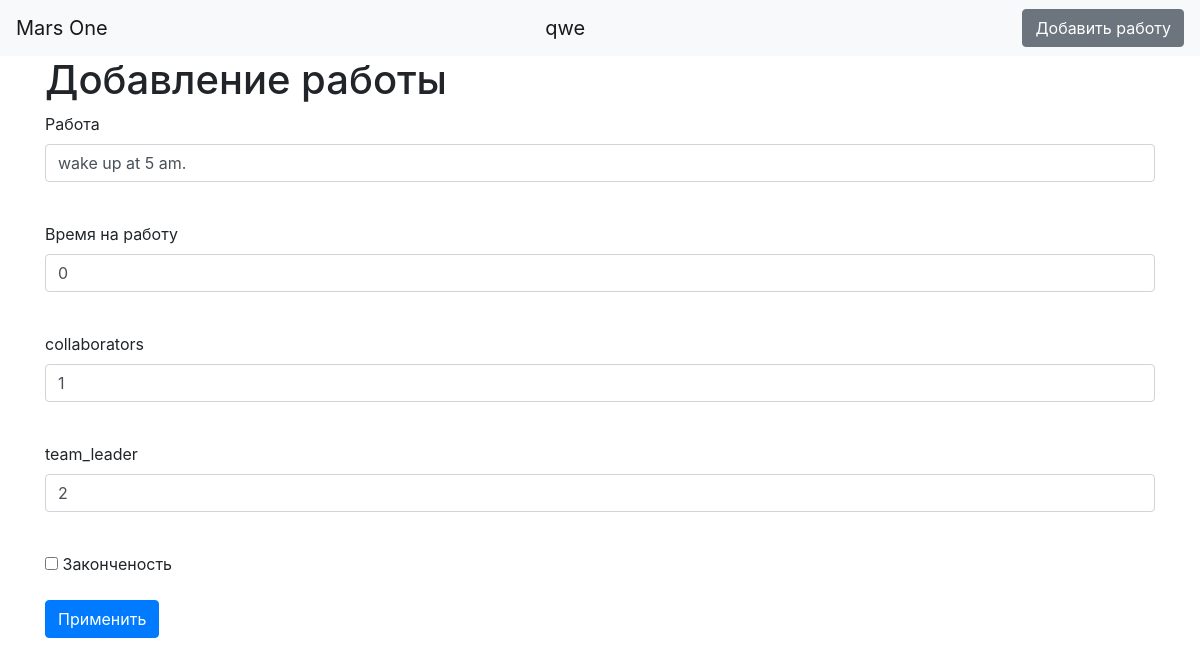
/jobs/1 (signed in), run on the app's committed database.
### data/users.py (models this page shows, shortened)
class User(SqlAlchemyBase, UserMixin):
    __tablename__ = 'users'
    id = sqlalchemy.Column(sqlalchemy.Integer,
                           primary_key=True, autoincrement=True)
    surname = sqlalchemy.Column(sqlalchemy.String, nullable=True)
    name = sqlalchemy.Column(sqlalchemy.String, nullable=True)
    age = sqlalchemy.Column(sqlalchemy.Integer, nullable=True)
    about = sqlalchemy.Column(sqlalchemy.String, nullable=True)
    position = sqlalchemy.Column(sqlalchemy.String, nullable=True)
    speciality = sqlalchemy.Column(sqlalchemy.String, nullable=True)
    address = sqlalchemy.Column(sqlalchemy.String, nullable=True)
    email = sqlalchemy.Column(sqlalchemy.String,
                              index=True, unique=True, nullable=True)
    hashed_password = sqlalchemy.Column(sqlalchemy.String, nullable=True)
    modified_date = sqlalchemy.Column(sqlalchemy.DateTime,
                                      default=datetime.datetime.now)
    job = orm.relation("Jobs", back_populates='user')

### data/jobs.py (models this page shows)
class Jobs(SqlAlchemyBase):
    __tablename__ = 'jobs'
    id = sqlalchemy.Column(sqlalchemy.Integer,
                           primary_key=True, autoincrement=True)
    team_leader = sqlalchemy.Column(sqlalchemy.Integer, nullable=True)
    job = sqlalchemy.Column(sqlalchemy.String, nullable=True)
    work_size = sqlalchemy.Column(sqlalchemy.Integer, nullable=True)
    collaborators = sqlalchemy.Column(sqlalchemy.String, nullable=True)
    start_date = sqlalchemy.Column(sqlalchemy.DateTime,
                                   default=datetime.datetime.now)
    end_date = sqlalchemy.Column(sqlalchemy.DateTime,
                                 default=datetime.datetime.now)
    is_finished = sqlalchemy.Column(sqlalchemy.Boolean)
    team_leader = sqlalchemy.Column(sqlalchemy.Integer,
                                    sqlalchemy.ForeignKey("users.id"))
    user = orm.relation('User')

### serv.py (the view, shortened to what this page needs)
@app.route('/jobs/<int:id>', methods=['GET', 'POST'])
@login_required
def edit_jobs(id):
    form = JobsForm()
    if request.method == "GET":
        session = db_session.create_session()
        news = session.query(Jobs).filter(Jobs.id == id,
                                          Jobs.user == current_user).first()
        news1 = session.query(Jobs).filter(Jobs.id == id).first()
        if news:
            form.job.data = news.job
            form.work_size.data = news.work_size
            form.collaborators.data = news.collaborators
            form.team_leader.data = news.team_leader
            form.is_finished.data = news.is_finished
        if news1:
            form.job.data = news1.job
            form.work_size.data = news1.work_size
            form.collaborators.data = news1.collaborators
            form.team_leader.data = news1.team_leader
            form.is_finished.data = news1.is_finished
        else:
            abort(404)
    return render_template('jobs.html', title='Редактирование новости', form=form)

### serv.py
class JobsForm(FlaskForm):
    job = StringField('Работа', validators=[DataRequired()])
    work_size = StringField('Время на работу', validators=[DataRequired()])
    collaborators = StringField('сollaborators', validators=[DataRequired()])
    team_leader = StringField('team_leader', validators=[DataRequired()])
    is_finished = BooleanField("Законченость")
    submit = SubmitField('Применить')

### data/db_session.py (called while the page is built)
def create_session() -> Session:
    global __factory
    return __factory()

### serv.py (called while the page is built)
@login_manager.user_loader
def load_user(user_id):
    session = db_session.create_session()
    return session.query(User).get(user_id)

### templates/jobs.html (shortened to what this page needs)
{% extends "base.html" %}
{% block content %}
<h1>Добавление работы</h1>
<form action="" method="post">
    <p>
        {{ form.job.label }}<br>
        {{ form.job(class="form-control") }}<br>
    </p>
    <p>
        {{ form.work_size.label }}<br>
        {{ form.work_size(class="form-control") }}<br>
    </p>
    <p>
        {{ form.collaborators.label }}<br>
        {{ form.collaborators(class="form-control") }}<br>
    </p>
    <p>
        {{ form.team_leader.label }}<br>
        {{ form.team_leader(class="form-control") }}<br>
    </p>
    <p>{{ form.is_finished() }} {{ form.is_finished.label }}</p>
    <p>{{ form.submit(type="submit", class="btn btn-primary") }}</p>
</form>
{% endblock %}

### templates/base.html (shortened to what this page needs)
<!doctype html>
<html lang="en">
<head>
    <link rel="stylesheet"
          href="https://stackpath.bootstrapcdn.com/bootstrap/4.4.1/css/bootstrap.min.css"
>
</head>
<body>
<header>
    <nav class="navbar navbar-light bg-light">
        <a class="navbar-brand" href="#">Mars One</a>
        {% if current_user.is_authenticated %}
        <a class="navbar-brand" href="/logout">{{ current_user.name }}</a>
        <a href="/add_job" class="btn btn-secondary">Добавить работу</a>
        {% else %}
        <p>
            <a class="btn btn-primary " href="/register">Зарегистрироваться</a>
            <a class="btn btn-success" href="/login">Войти</a>
        </p>
        {% endif %}
    </nav>
</header>
<main role="main" class="container">
    {% block content %}{% endblock %}
</main>
</body>
</html>

### data on the page
User: name "qwe"
Jobs: job "wake up at 5 am.", work_size "0", collaborators "1", team_leader "2"
